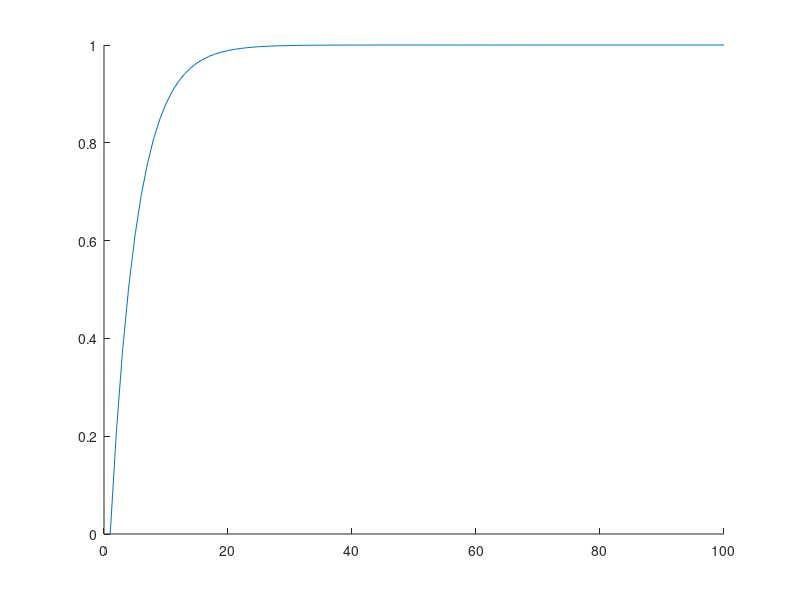

The MATLAB source for this figure:
% RPE Model
% t = 0
% v(t) = 0            % Current estimate of the value of a state of an environment
% v(t-1) = 0          % Weighted sum of previous rewards
% alpha = 0.8         % Learning rate constant
% r(t) = 1            % Most recently acquired reward
% RPE = r(t) - v(t-1) %Reward prediction error (RPE)

function RPE()
R_length = 100;
V = zeros (1,R_length);
R = ones(1,R_length);
a = 0.21;

for i=2:R_length
    V(i)= V(i-1)+a*(R(i)-V(i-1));
end
figure(1);hold on;plot(V);
end
    